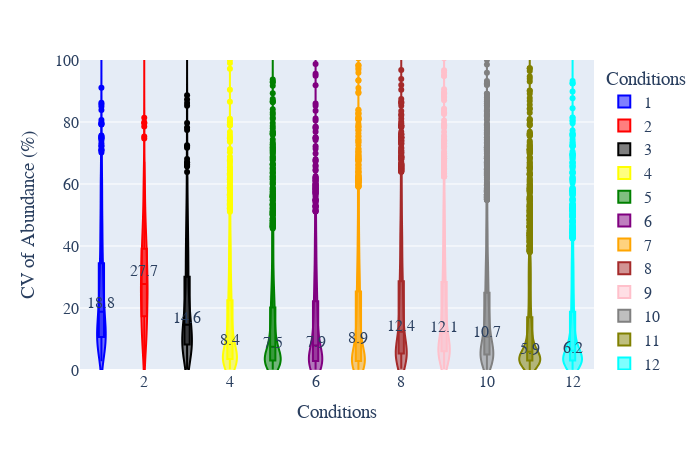

The code cell stored with this chart in its notebook:
### Code cell
# CV violin plot
plot_options={    
        "mean label": "True",
        "box": "True",
        "X Title": "Conditions",
        "Y Title": "CV of Abundance (%)",
        "color": ["blue", "red", "black", "yellow", "green", "purple",
                  "orange", "brown", "pink", "gray", "olive", "cyan"],
        "width": 700,
        "height": 450,
        "font": dict(size=16, family="Arial black"),
        "violinmode": "overlay",
        "ylimits": [0, 100],
        "help for information only": \
        "Mean label options: True or False." \
        "color: the first few colors will be used"\
        "violinmode: group or overlay." \
    }
figure, _, _ =CV_plots(data_obj, plot_options, saved_settings)
figure.show()
#figure.write_image("images/test.svg")

### Figure 1 — Plotly figure (JSON) as saved in the notebook; plotly's stock layout.template omitted (floating-point values rounded to 4 significant figures; data arrays with more than 128 entries replaced by an {"elided": "..."} marker saying what was removed)
{"data": [{"alignmentgroup": "True", "box": {"visible": true}, "hovertemplate": "Conditions=%{x}<br>CV=%{y}<extra></extra>", "legendgroup": "1", "marker": {"color": "blue"}, "name": "1", "offsetgroup": "1", "orientation": "v", "scalegroup": "True", "showlegend": true, "type": "violin", "x": {"elided": "854 int values"}, "x0": " ", "xaxis": "x", "y": {"elided": "854 float values"}, "y0": " ", "yaxis": "y"}, {"alignmentgroup": "True", "box": {"visible": true}, "hovertemplate": "Conditions=%{x}<br>CV=%{y}<extra></extra>", "legendgroup": "2", "marker": {"color": "red"}, "name": "2", "offsetgroup": "2", "orientation": "v", "scalegroup": "True", "showlegend": true, "type": "violin", "x": {"elided": "398 int values"}, "x0": " ", "xaxis": "x", "y": {"elided": "398 float values"}, "y0": " ", "yaxis": "y"}, {"alignmentgroup": "True", "box": {"visible": true}, "hovertemplate": "Conditions=%{x}<br>CV=%{y}<extra></extra>", "legendgroup": "3", "marker": {"color": "black"}, "name": "3", "offsetgroup": "3", "orientation": "v", "scalegroup": "True", "showlegend": true, "type": "violin", "x": {"elided": "463 int values"}, "x0": " ", "xaxis": "x", "y": {"elided": "463 float values"}, "y0": " ", "yaxis": "y"}, {"alignmentgroup": "True", "box": {"visible": true}, "hovertemplate": "Conditions=%{x}<br>CV=%{y}<extra></extra>", "legendgroup": "4", "marker": {"color": "yellow"}, "name": "4", "offsetgroup": "4", "orientation": "v", "scalegroup": "True", "showlegend": true, "type": "violin", "x": {"elided": "1825 int values"}, "x0": " ", "xaxis": "x", "y": {"elided": "1825 float values"}, "y0": " ", "yaxis": "y"}, {"alignmentgroup": "True", "box": {"visible": true}, "hovertemplate": "Conditions=%{x}<br>CV=%{y}<extra></extra>", "legendgroup": "5", "marker": {"color": "green"}, "name": "5", "offsetgroup": "5", "orientation": "v", "scalegroup": "True", "showlegend": true, "type": "violin", "x": {"elided": "1865 int values"}, "x0": " ", "xaxis": "x", "y": {"elided": "1865 float values"}, "y0": " ", "yaxis": "y"}, {"alignmentgroup": "True", "box": {"visible": true}, "hovertemplate": "Conditions=%{x}<br>CV=%{y}<extra></extra>", "legendgroup": "6", "marker": {"color": "purple"}, "name": "6", "offsetgroup": "6", "orientation": "v", "scalegroup": "True", "showlegend": true, "type": "violin", "x": {"elided": "1382 int values"}, "x0": " ", "xaxis": "x", "y": {"elided": "1382 float values"}, "y0": " ", "yaxis": "y"}, {"alignmentgroup": "True", "box": {"visible": true}, "hovertemplate": "Conditions=%{x}<br>CV=%{y}<extra></extra>", "legendgroup": "7", "marker": {"color": "orange"}, "name": "7", "offsetgroup": "7", "orientation": "v", "scalegroup": "True", "showlegend": true, "type": "violin", "x": {"elided": "2518 int values"}, "x0": " ", "xaxis": "x", "y": {"elided": "2518 float values"}, "y0": " ", "yaxis": "y"}, {"alignmentgroup": "True", "box": {"visible": true}, "hovertemplate": "Conditions=%{x}<br>CV=%{y}<extra></extra>", "legendgroup": "8", "marker": {"color": "brown"}, "name": "8", "offsetgroup": "8", "orientation": "v", "scalegroup": "True", "showlegend": true, "type": "violin", "x": {"elided": "2184 int values"}, "x0": " ", "xaxis": "x", "y": {"elided": "2184 float values"}, "y0": " ", "yaxis": "y"}, {"alignmentgroup": "True", "box": {"visible": true}, "hovertemplate": "Conditions=%{x}<br>CV=%{y}<extra></extra>", "legendgroup": "9", "marker": {"color": "pink"}, "name": "9", "offsetgroup": "9", "orientation": "v", "scalegroup": "True", "showlegend": true, "type": "violin", "x": {"elided": "1861 int values"}, "x0": " ", "xaxis": "x", "y": {"elided": "1861 float values"}, "y0": " ", "yaxis": "y"}, {"alignmentgroup": "True", "box": {"visible": true}, "hovertemplate": "Conditions=%{x}<br>CV=%{y}<extra></extra>", "legendgroup": "10", "marker": {"color": "gray"}, "name": "10", "offsetgroup": "10", "orientation": "v", "scalegroup": "True", "showlegend": true, "type": "violin", "x": {"elided": "2978 int values"}, "x0": " ", "xaxis": "x", "y": {"elided": "2978 float values"}, "y0": " ", "yaxis": "y"}, {"alignmentgroup": "True", "box": {"visible": true}, "hovertemplate": "Conditions=%{x}<br>CV=%{y}<extra></extra>", "legendgroup": "11", "marker": {"color": "olive"}, "name": "11", "offsetgroup": "11", "orientation": "v", "scalegroup": "True", "showlegend": true, "type": "violin", "x": {"elided": "2755 int values"}, "x0": " ", "xaxis": "x", "y": {"elided": "2755 float values"}, "y0": " ", "yaxis": "y"}, {"alignmentgroup": "True", "box": {"visible": true}, "hovertemplate": "Conditions=%{x}<br>CV=%{y}<extra></extra>", "legendgroup": "12", "marker": {"color": "cyan"}, "name": "12", "offsetgroup": "12", "orientation": "v", "scalegroup": "True", "showlegend": true, "type": "violin", "x": {"elided": "2299 int values"}, "x0": " ", "xaxis": "x", "y": {"elided": "2299 float values"}, "y0": " ", "yaxis": "y"}], "layout": {"annotations": [{"showarrow": false, "text": "18.8", "x": 1, "y": 21.65}, {"showarrow": false, "text": "27.7", "x": 2, "y": 31.88}, {"showarrow": false, "text": "14.6", "x": 3, "y": 16.76}, {"showarrow": false, "text": "8.4", "x": 4, "y": 9.646}, {"showarrow": false, "text": "7.5", "x": 5, "y": 8.67}, {"showarrow": false, "text": "7.9", "x": 6, "y": 9.135}, {"showarrow": false, "text": "8.9", "x": 7, "y": 10.21}, {"showarrow": false, "text": "12.4", "x": 8, "y": 14.24}, {"showarrow": false, "text": "12.1", "x": 9, "y": 13.92}, {"showarrow": false, "text": "10.7", "x": 10, "y": 12.36}, {"showarrow": false, "text": "5.9", "x": 11, "y": 6.729}, {"showarrow": false, "text": "6.2", "x": 12, "y": 7.143}], "font": {"family": "Arial black", "size": 16}, "height": 450, "legend": {"title": {"text": "Conditions"}, "tracegroupgap": 0}, "margin": {"t": 60}, "showlegend": true, "violinmode": "overlay", "width": 700, "xaxis": {"anchor": "y", "categoryarray": [1, 2, 3, 4, 5, 6, 7, 8, 9, 10, 11, 12], "categoryorder": "array", "domain": [0, 1], "title": {"text": "Conditions"}}, "yaxis": {"anchor": "x", "domain": [0, 1], "range": [0, 100], "title": {"text": "CV of Abundance (%)"}}}}
